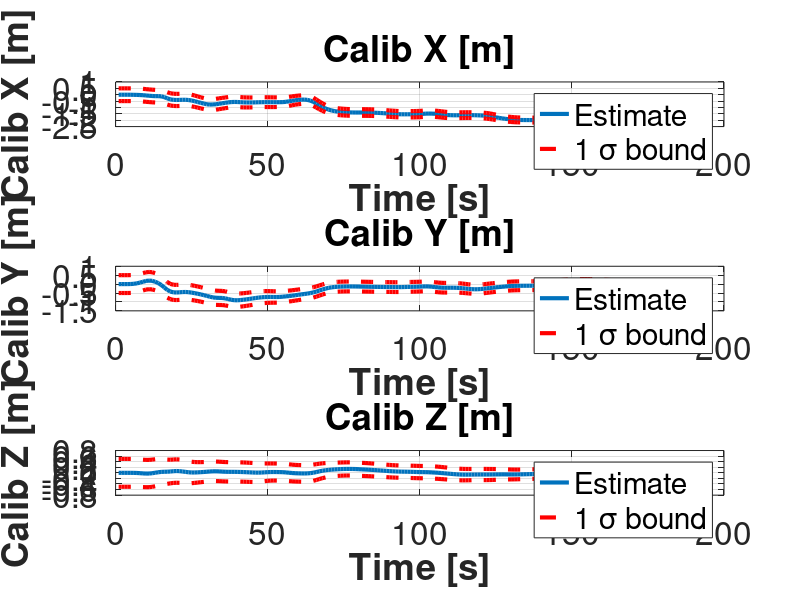

Reproduce this figure in MATLAB. (Note: this script raises an error after producing the figure.)
clear all;
clc;
data_ext_calib = csvread('camimu_calib_extrinsic.csv');
quat = data_ext_calib(:, 1:4);
xyz = data_ext_calib(:, 5:7);
sigma_xyz = data_ext_calib(:, 11:13);
sigma_rxryrz = data_ext_calib(:, 8:10)*180/pi;
%%
figure('Name','Calibration XYZ KF','NumberTitle','off');
subplot(311)
plot(xyz(:,1), 'LineWidth', 3);
%hold off;
hold on;
plot(xyz(:,1) + sigma_xyz(:,1), '--r', 'LineWidth', 3);
hold on;
plot(xyz(:,1) - sigma_xyz(:,1), '--r', 'LineWidth', 3);
hold off;
ylabel('Calib X [m]','fontweight','bold','fontsize',16);
grid;
title('Calib X [m]','fontweight','bold','fontsize',16);
xlabel('Time [s]','fontweight','bold','fontsize',16);
legend('Estimate', '1 \sigma bound');
set(gca,'FontSize', 24);

subplot(312)
plot(xyz(:,2), 'LineWidth', 3);
%hold off;
hold on;
plot(xyz(:,2) + sigma_xyz(:,2), '--r', 'LineWidth', 3);
hold on;
plot(xyz(:,2) - sigma_xyz(:,2), '--r', 'LineWidth', 3);
hold off;
ylabel('Calib Y [m]','fontweight','bold','fontsize',16);
grid;
title('Calib Y [m]','fontweight','bold','fontsize',16);
xlabel('Time [s]','fontweight','bold','fontsize',16);
legend('Estimate', '1 \sigma bound');
set(gca,'FontSize', 24);

subplot(313)
plot(xyz(:,3), 'LineWidth', 3);
%hold off;
hold on;
plot(xyz(:,3) + sigma_xyz(:,3), '--r', 'LineWidth', 3);
hold on;
plot(xyz(:,3) - sigma_xyz(:,3), '--r', 'LineWidth', 3);
hold off;
ylabel('Calib Z [m]','fontweight','bold','fontsize',16);
grid;
title('Calib Z [m]','fontweight','bold','fontsize',16);
xlabel('Time [s]','fontweight','bold','fontsize',16);
legend('Estimate', '1 \sigma bound');
set(gca,'FontSize', 24);


%%
eulerangleDegrees = [];
for i=1:length(quat)
    quat_i = quaternion(quat(i, 4), quat(i, 1), quat(i, 2), quat(i, 3));
    eulerAngles = eulerd(quat_i, 'XYZ', 'frame');
    euler_x = wrapTo360(eulerAngles(:, 1));
    euler_y = eulerAngles(:, 2);
    euler_z = eulerAngles(:, 3);
    eulerangleDegrees = [eulerangleDegrees; [euler_x, euler_y, euler_z]];
end
eulerangleDegreesMinus = eulerangleDegrees - sigma_rxryrz;
eulerangleDegreesPlus = eulerangleDegrees + sigma_rxryrz;

%%
figure('Name','Rotation Calibration KF','NumberTitle','off');
subplot(311)
plot(eulerangleDegrees(:,1), 'LineWidth', 3);
hold on;
plot(eulerangleDegreesMinus(:,1), '--r', 'LineWidth', 3);
hold on;
plot(eulerangleDegreesPlus(:,1), '--r', 'LineWidth', 3);
hold off;
ylabel('Euler X','fontweight','bold','fontsize',16);
grid;
title('Euler X [deg]','fontweight','bold','fontsize',16);
xlabel('Time [s]','fontweight','bold','fontsize',16);
% ylim([170, 190]);
legend('Estimate', '1 \sigma bound');
set(gca,'FontSize', 24);

subplot(312)
plot(eulerangleDegrees(:,2), 'LineWidth', 3);
hold on;
plot(eulerangleDegreesMinus(:,2),'--r', 'LineWidth', 3);
hold on;
plot(eulerangleDegreesPlus(:,2),'--r',  'LineWidth', 3);
hold off;
ylabel('Euler Y','fontweight','bold','fontsize',16);
grid;
title('Euler Y [deg]','fontweight','bold','fontsize',16);
xlabel('Time [s]','fontweight','bold','fontsize',16);
% ylim([-10, 10]);
legend('Estimate', '1 \sigma bound');
set(gca,'FontSize', 24);

subplot(313)
plot(eulerangleDegrees(:,3), 'LineWidth', 3);
hold on;
plot(eulerangleDegreesMinus(:,3),'--r', 'LineWidth', 3);
hold on;
plot(eulerangleDegreesPlus(:,3),'--r',  'LineWidth', 3);
hold off;
ylabel('Euler Z','fontweight','bold','fontsize',16);
grid;
title('Euler Z [deg]','fontweight','bold','fontsize',16);
xlabel('Time [s]','fontweight','bold','fontsize',16);
% ylim([-10, 10]);
legend('Estimate', '1 \sigma bound');
set(gca,'FontSize', 24);


